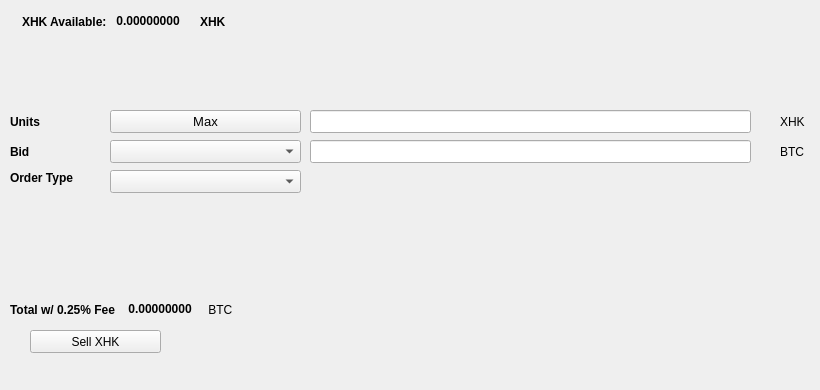
   <widget class="QWidget" name="SellTab">
    <attribute name="title">
     <string>Sell</string>
    </attribute>
    <widget class="QLabel" name="label_16">
     <property name="geometry">
      <rect>
       <x>780</x>
       <y>140</y>
       <width>31</width>
       <height>23</height>
      </rect>
     </property>
     <property name="text">
      <string>BTC</string>
     </property>
    </widget>
    <widget class="QComboBox" name="SellBidcomboBox">
     <property name="geometry">
      <rect>
       <x>110</x>
       <y>140</y>
       <width>191</width>
       <height>23</height>
      </rect>
     </property>
     <property name="font">
      <font>
       <pointsize>10</pointsize>
      </font>
     </property>
    </widget>
    <widget class="QLabel" name="label_18">
     <property name="geometry">
      <rect>
       <x>10</x>
       <y>110</y>
       <width>46</width>
       <height>23</height>
      </rect>
     </property>
     <property name="font">
      <font>
       <weight>75</weight>
       <bold>true</bold>
      </font>
     </property>
     <property name="text">
      <string>Units</string>
     </property>
    </widget>
    <widget class="QPushButton" name="Sell_Max_Amount">
     <property name="geometry">
      <rect>
       <x>110</x>
       <y>110</y>
       <width>191</width>
       <height>23</height>
      </rect>
     </property>
     <property name="font">
      <font>
       <pointsize>10</pointsize>
      </font>
     </property>
     <property name="text">
      <string>Max</string>
     </property>
    </widget>
    <widget class="QLabel" name="label_20">
     <property name="geometry">
      <rect>
       <x>10</x>
       <y>170</y>
       <width>91</width>
       <height>16</height>
      </rect>
     </property>
     <property name="font">
      <font>
       <weight>75</weight>
       <bold>true</bold>
      </font>
     </property>
     <property name="text">
      <string>Order Type</string>
     </property>
    </widget>
    <widget class="QComboBox" name="SellOrdertypeCombo">
     <property name="geometry">
      <rect>
       <x>110</x>
       <y>170</y>
       <width>191</width>
       <height>23</height>
      </rect>
     </property>
     <property name="font">
      <font>
       <pointsize>10</pointsize>
      </font>
     </property>
    </widget>
    <widget class="QLabel" name="label_21">
     <property name="geometry">
      <rect>
       <x>10</x>
       <y>140</y>
       <width>46</width>
       <height>23</height>
      </rect>
     </property>
     <property name="font">
      <font>
       <weight>75</weight>
       <bold>true</bold>
      </font>
     </property>
     <property name="text">
      <string>Bid</string>
     </property>
    </widget>
    <widget class="QLabel" name="label_22">
     <property name="geometry">
      <rect>
       <x>780</x>
       <y>110</y>
       <width>31</width>
       <height>23</height>
      </rect>
     </property>
     <property name="text">
      <string>XHK</string>
     </property>
    </widget>
    <widget class="QLineEdit" name="UnitsInputRUP">
     <property name="geometry">
      <rect>
       <x>310</x>
       <y>110</y>
       <width>441</width>
       <height>23</height>
      </rect>
     </property>
     <property name="font">
      <font>
       <pointsize>9</pointsize>
       <weight>75</weight>
       <bold>true</bold>
      </font>
     </property>
    </widget>
    <widget class="QLineEdit" name="SellBidPriceEdit">
     <property name="geometry">
      <rect>
       <x>310</x>
       <y>140</y>
       <width>441</width>
       <height>23</height>
      </rect>
     </property>
     <property name="font">
      <font>
       <pointsize>9</pointsize>
       <weight>75</weight>
       <bold>true</bold>
      </font>
     </property>
    </widget>
    <widget class="QPushButton" name="SellRUPBTN">
     <property name="geometry">
      <rect>
       <x>30</x>
       <y>330</y>
       <width>131</width>
       <height>23</height>
      </rect>
     </property>
     <property name="text">
      <string>Sell XHK</string>
     </property>
     <property name="icon">
      <iconset resource="../hostinkey">
       <normaloff>:/icons/bitcoin</normaloff>:/icons/bitcoin</iconset>
     </property>
    </widget>
    <widget class="QWidget" name="layoutWidget3">
     <property name="geometry">
      <rect>
       <x>22</x>
       <y>12</y>
       <width>258</width>
       <height>19</height>
      </rect>
     </property>
     <layout class="QHBoxLayout" name="horizontalLayout">
      <item>
       <widget class="QLabel" name="label232_2">
        <property name="font">
         <font>
          <weight>75</weight>
          <bold>true</bold>
         </font>
        </property>
        <property name="text">
         <string>XHK Available:</string>
        </property>
       </widget>
      </item>
      <item>
       <widget class="QLabel" name="XHKAvailableLabel">
        <property name="palette">
         <palette>
          <active>
           <colorrole role="WindowText">
            <brush brushstyle="SolidPattern">
             <color alpha="255">
              <red>0</red>
              <green>0</green>
              <blue>0</blue>
             </color>
            </brush>
           </colorrole>
           <colorrole role="Button">
            <brush brushstyle="SolidPattern">
             <color alpha="255">
              <red>0</red>
              <green>170</green>
              <blue>0</blue>
             </color>
            </brush>
           </colorrole>
           <colorrole role="Light">
            <brush brushstyle="SolidPattern">
             <color alpha="255">
              <red>0</red>
              <green>255</green>
              <blue>0</blue>
             </color>
            </brush>
           </colorrole>
           <colorrole role="Midlight">
            <brush brushstyle="SolidPattern">
             <color alpha="255">
              <red>0</red>
              <green>212</green>
              <blue>0</blue>
             </color>
            </brush>
           </colorrole>
           <colorrole role="Dark">
            <brush brushstyle="SolidPattern">
             <color alpha="255">
              <red>0</red>
              <green>85</green>
              <blue>0</blue>
             </color>
            </brush>
           </colorrole>
           <colorrole role="Mid">
            <brush brushstyle="SolidPattern">
             <color alpha="255">
              <red>0</red>
              <green>113</green>
              <blue>0</blue>
             </color>
            </brush>
           </colorrole>
           <colorrole role="Text">
            <brush brushstyle="SolidPattern">
             <color alpha="255">
              <red>0</red>
              <green>170</green>
              <blue>0</blue>
             </color>
            </brush>
           </colorrole>
           <colorrole role="BrightText">
            <brush brushstyle="SolidPattern">
             <color alpha="255">
              <red>255</red>
              <green>255</green>
              <blue>255</blue>
             </color>
            </brush>
           </colorrole>
           <colorrole role="ButtonText">
            <brush brushstyle="SolidPattern">
             <color alpha="255">
              <red>0</red>
              <green>0</green>
              <blue>0</blue>
             </color>
            </brush>
           </colorrole>
           <colorrole role="Base">
            <brush brushstyle="SolidPattern">
             <color alpha="255">
              <red>255</red>
              <green>255</green>
              <blue>255</blue>
             </color>
            </brush>
           </colorrole>
           <colorrole role="Window">
            <brush brushstyle="SolidPattern">
             <color alpha="255">
              <red>0</red>
              <green>170</green>
              <blue>0</blue>
             </color>
            </brush>
           </colorrole>
           <colorrole role="Shadow">
            <brush brushstyle="SolidPattern">
             <color alpha="255">
              <red>0</red>
              <green>0</green>
              <blue>0</blue>
             </color>
            </brush>
           </colorrole>
           <colorrole role="AlternateBase">
            <brush brushstyle="SolidPattern">
             <color alpha="255">
              <red>127</red>
              <green>212</green>
              <blue>127</blue>
             </color>
            </brush>
           </colorrole>
           <colorrole role="ToolTipBase">
            <brush brushstyle="SolidPattern">
             <color alpha="255">
              <red>255</red>
              <green>255</green>
              <blue>220</blue>
             </color>
            </brush>
           </colorrole>
           <colorrole role="ToolTipText">
            <brush brushstyle="SolidPattern">
             <color alpha="255">
              <red>0</red>
              <green>0</green>
              <blue>0</blue>
             </color>
            </brush>
           </colorrole>
          </active>
          <inactive>
           <colorrole role="WindowText">
            <brush brushstyle="SolidPattern">
             <color alpha="255">
              <red>0</red>
              <green>0</green>
              <blue>0</blue>
             </color>
            </brush>
           </colorrole>
           <colorrole role="Button">
            <brush brushstyle="SolidPattern">
             <color alpha="255">
              <red>0</red>
              <green>170</green>
              <blue>0</blue>
             </color>
            </brush>
           </colorrole>
           <colorrole role="Light">
            <brush brushstyle="SolidPattern">
             <color alpha="255">
              <red>0</red>
              <green>255</green>
              <blue>0</blue>
             </color>
            </brush>
           </colorrole>
           <colorrole role="Midlight">
            <brush brushstyle="SolidPattern">
             <color alpha="255">
              <red>0</red>
              <green>212</green>
              <blue>0</blue>
             </color>
            </brush>
           </colorrole>
           <colorrole role="Dark">
            <brush brushstyle="SolidPattern">
             <color alpha="255">
              <red>0</red>
              <green>85</green>
              <blue>0</blue>
             </color>
            </brush>
           </colorrole>
           <colorrole role="Mid">
            <brush brushstyle="SolidPattern">
             <color alpha="255">
              <red>0</red>
              <green>113</green>
              <blue>0</blue>
             </color>
            </brush>
           </colorrole>
           <colorrole role="Text">
            <brush brushstyle="SolidPattern">
             <color alpha="255">
              <red>0</red>
              <green>170</green>
              <blue>0</blue>
             </color>
            </brush>
           </colorrole>
           <colorrole role="BrightText">
            <brush brushstyle="SolidPattern">
             <color alpha="255">
              <red>255</red>
              <green>255</green>
              <blue>255</blue>
             </color>
            </brush>
           </colorrole>
           <colorrole role="ButtonText">
            <brush brushstyle="SolidPattern">
             <color alpha="255">
              <red>0</red>
              <green>0</green>
              <blue>0</blue>
             </color>
            </brush>
           </colorrole>
           <colorrole role="Base">
            <brush brushstyle="SolidPattern">
             <color alpha="255">
              <red>255</red>
              <green>255</green>
              <blue>255</blue>
             </color>
            </brush>
           </colorrole>
           <colorrole role="Window">
            <brush brushstyle="SolidPattern">
             <color alpha="255">
              <red>0</red>
              <green>170</green>
              <blue>0</blue>
             </color>
            </brush>
           </colorrole>
           <colorrole role="Shadow">
            <brush brushstyle="SolidPattern">
             <color alpha="255">
              <red>0</red>
              <green>0</green>
              <blue>0</blue>
             </color>
            </brush>
           </colorrole>
           <colorrole role="AlternateBase">
            <brush brushstyle="SolidPattern">
             <color alpha="255">
              <red>127</red>
              <green>212</green>
              <blue>127</blue>
             </color>
            </brush>
           </colorrole>
           <colorrole role="ToolTipBase">
            <brush brushstyle="SolidPattern">
             <color alpha="255">
              <red>255</red>
              <green>255</green>
              <blue>220</blue>
             </color>
            </brush>
           </colorrole>
           <colorrole role="ToolTipText">
            <brush brushstyle="SolidPattern">
             <color alpha="255">
              <red>0</red>
              <green>0</green>
              <blue>0</blue>
             </color>
            </brush>
           </colorrole>
          </inactive>
          <disabled>
           <colorrole role="WindowText">
            <brush brushstyle="SolidPattern">
             <color alpha="255">
              <red>0</red>
              <green>85</green>
              <blue>0</blue>
             </color>
            </brush>
           </colorrole>
           <colorrole role="Button">
            <brush brushstyle="SolidPattern">
             <color alpha="255">
              <red>0</red>
              <green>170</green>
              <blue>0</blue>
             </color>
            </brush>
           </colorrole>
           <colorrole role="Light">
            <brush brushstyle="SolidPattern">
             <color alpha="255">
              <red>0</red>
              <green>255</green>
              <blue>0</blue>
             </color>
            </brush>
           </colorrole>
           <colorrole role="Midlight">
            <brush brushstyle="SolidPattern">
             <color alpha="255">
              <red>0</red>
              <green>212</green>
              <blue>0</blue>
             </color>
            </brush>
           </colorrole>
           <colorrole role="Dark">
            <brush brushstyle="SolidPattern">
             <color alpha="255">
              <red>0</red>
              <green>85</green>
              <blue>0</blue>
             </color>
            </brush>
           </colorrole>
           <colorrole role="Mid">
            <brush brushstyle="SolidPattern">
             <color alpha="255">
              <red>0</red>
              <green>113</green>
              <blue>0</blue>
             </color>
            </brush>
           </colorrole>
           <colorrole role="Text">
            <brush brushstyle="SolidPattern">
             <color alpha="255">
              <red>0</red>
              <green>85</green>
              <blue>0</blue>
             </color>
            </brush>
           </colorrole>
           <colorrole role="BrightText">
            <brush brushstyle="SolidPattern">
             <color alpha="255">
              <red>255</red>
              <green>255</green>
              <blue>255</blue>
             </color>
            </brush>
           </colorrole>
           <colorrole role="ButtonText">
            <brush brushstyle="SolidPattern">
             <color alpha="255">
              <red>0</red>
              <green>85</green>
              <blue>0</blue>
             </color>
            </brush>
           </colorrole>
           <colorrole role="Base">
            <brush brushstyle="SolidPattern">
             <color alpha="255">
              <red>0</red>
              <green>170</green>
              <blue>0</blue>
             </color>
            </brush>
           </colorrole>
           <colorrole role="Window">
            <brush brushstyle="SolidPattern">
             <color alpha="255">
              <red>0</red>
              <green>170</green>
              <blue>0</blue>
             </color>
            </brush>
           </colorrole>
           <colorrole role="Shadow">
            <brush brushstyle="SolidPattern">
             <color alpha="255">
              <red>0</red>
              <green>0</green>
              <blue>0</blue>
             </color>
            </brush>
           </colorrole>
           <colorrole role="AlternateBase">
            <brush brushstyle="SolidPattern">
             <color alpha="255">
              <red>0</red>
              <green>170</green>
              <blue>0</blue>
             </color>
            </brush>
           </colorrole>
           <colorrole role="ToolTipBase">
            <brush brushstyle="SolidPattern">
             <color alpha="255">
              <red>255</red>
              <green>255</green>
              <blue>220</blue>
             </color>
            </brush>
           </colorrole>
           <colorrole role="ToolTipText">
            <brush brushstyle="SolidPattern">
             <color alpha="255">
              <red>0</red>
              <green>0</green>
              <blue>0</blue>
             </color>
            </brush>
           </colorrole>
          </disabled>
         </palette>
        </property>
        <property name="font">
         <font>
          <weight>75</weight>
          <bold>true</bold>
         </font>
        </property>
        <property name="text">
         <string> 0.00000000 </string>
        </property>
        <property name="textInteractionFlags">
         <set>Qt::LinksAccessibleByMouse|Qt::TextSelectableByKeyboard|Qt::TextSelectableByMouse</set>
        </property>
       </widget>
      </item>
      <item>
       <widget class="QLabel" name="labelXHK">
        <property name="font">
         <font>
          <weight>75</weight>
          <bold>true</bold>
         </font>
        </property>
        <property name="text">
         <string>XHK</string>
        </property>
       </widget>
      </item>
     </layout>
    </widget>
    <widget class="QWidget" name="layoutWidget">
     <property name="geometry">
      <rect>
       <x>10</x>
       <y>300</y>
       <width>268</width>
       <height>19</height>
      </rect>
     </property>
     <layout class="QHBoxLayout" name="horizontalLayout_2">
      <item>
       <widget class="QLabel" name="label_19">
        <property name="font">
         <font>
          <weight>75</weight>
          <bold>true</bold>
         </font>
        </property>
        <property name="text">
         <string>Total w/ 0.25% Fee </string>
        </property>
       </widget>
      </item>
      <item>
       <widget class="QLabel" name="SellCostLabel">
        <property name="palette">
         <palette>
          <active>
           <colorrole role="WindowText">
            <brush brushstyle="SolidPattern">
             <color alpha="255">
              <red>0</red>
              <green>0</green>
              <blue>0</blue>
             </color>
            </brush>
           </colorrole>
           <colorrole role="Button">
            <brush brushstyle="SolidPattern">
             <color alpha="255">
              <red>0</red>
              <green>170</green>
              <blue>0</blue>
             </color>
            </brush>
           </colorrole>
           <colorrole role="Light">
            <brush brushstyle="SolidPattern">
             <color alpha="255">
              <red>0</red>
              <green>255</green>
              <blue>0</blue>
             </color>
            </brush>
           </colorrole>
           <colorrole role="Midlight">
            <brush brushstyle="SolidPattern">
             <color alpha="255">
              <red>0</red>
              <green>212</green>
              <blue>0</blue>
             </color>
            </brush>
           </colorrole>
           <colorrole role="Dark">
            <brush brushstyle="SolidPattern">
             <color alpha="255">
              <red>0</red>
              <green>85</green>
              <blue>0</blue>
             </color>
            </brush>
           </colorrole>
           <colorrole role="Mid">
            <brush brushstyle="SolidPattern">
             <color alpha="255">
              <red>0</red>
              <green>113</green>
              <blue>0</blue>
             </color>
            </brush>
           </colorrole>
           <colorrole role="Text">
            <brush brushstyle="SolidPattern">
             <color alpha="255">
              <red>0</red>
              <green>170</green>
              <blue>0</blue>
             </color>
            </brush>
           </colorrole>
           <colorrole role="BrightText">
            <brush brushstyle="SolidPattern">
             <color alpha="255">
              <red>255</red>
              <green>255</green>
              <blue>255</blue>
             </color>
            </brush>
           </colorrole>
           <colorrole role="ButtonText">
            <brush brushstyle="SolidPattern">
             <color alpha="255">
              <red>0</red>
              <green>0</green>
              <blue>0</blue>
             </color>
            </brush>
           </colorrole>
           <colorrole role="Base">
            <brush brushstyle="SolidPattern">
             <color alpha="255">
              <red>255</red>
              <green>255</green>
              <blue>255</blue>
             </color>
            </brush>
           </colorrole>
           <colorrole role="Window">
            <brush brushstyle="SolidPattern">
             <color alpha="255">
              <red>0</red>
              <green>170</green>
              <blue>0</blue>
             </color>
            </brush>
           </colorrole>
           <colorrole role="Shadow">
            <brush brushstyle="SolidPattern">
             <color alpha="255">
              <red>0</red>
              <green>0</green>
              <blue>0</blue>
             </color>
            </brush>
           </colorrole>
           <colorrole role="AlternateBase">
            <brush brushstyle="SolidPattern">
             <color alpha="255">
              <red>127</red>
              <green>212</green>
              <blue>127</blue>
             </color>
            </brush>
           </colorrole>
           <colorrole role="ToolTipBase">
            <brush brushstyle="SolidPattern">
             <color alpha="255">
              <red>255</red>
              <green>255</green>
              <blue>220</blue>
             </color>
            </brush>
           </colorrole>
           <colorrole role="ToolTipText">
            <brush brushstyle="SolidPattern">
             <color alpha="255">
              <red>0</red>
              <green>0</green>
              <blue>0</blue>
             </color>
            </brush>
           </colorrole>
          </active>
          <inactive>
           <colorrole role="WindowText">
            <brush brushstyle="SolidPattern">
             <color alpha="255">
              <red>0</red>
              <green>0</green>
              <blue>0</blue>
             </color>
            </brush>
           </colorrole>
           <colorrole role="Button">
            <brush brushstyle="SolidPattern">
             <color alpha="255">
              <red>0</red>
              <green>170</green>
              <blue>0</blue>
             </color>
            </brush>
           </colorrole>
           <colorrole role="Light">
            <brush brushstyle="SolidPattern">
             <color alpha="255">
              <red>0</red>
              <green>255</green>
              <blue>0</blue>
             </color>
            </brush>
           </colorrole>
           <colorrole role="Midlight">
            <brush brushstyle="SolidPattern">
             <color alpha="255">
              <red>0</red>
              <green>212</green>
              <blue>0</blue>
             </color>
            </brush>
           </colorrole>
           <colorrole role="Dark">
            <brush brushstyle="SolidPattern">
             <color alpha="255">
              <red>0</red>
              <green>85</green>
              <blue>0</blue>
             </color>
            </brush>
           </colorrole>
           <colorrole role="Mid">
            <brush brushstyle="SolidPattern">
             <color alpha="255">
              <red>0</red>
              <green>113</green>
              <blue>0</blue>
             </color>
            </brush>
           </colorrole>
           <colorrole role="Text">
            <brush brushstyle="SolidPattern">
             <color alpha="255">
              <red>0</red>
              <green>170</green>
              <blue>0</blue>
             </color>
            </brush>
           </colorrole>
           <colorrole role="BrightText">
            <brush brushstyle="SolidPattern">
             <color alpha="255">
              <red>255</red>
              <green>255</green>
              <blue>255</blue>
             </color>
            </brush>
           </colorrole>
           <colorrole role="ButtonText">
            <brush brushstyle="SolidPattern">
             <color alpha="255">
              <red>0</red>
              <green>0</green>
              <blue>0</blue>
             </color>
            </brush>
           </colorrole>
           <colorrole role="Base">
            <brush brushstyle="SolidPattern">
             <color alpha="255">
              <red>255</red>
              <green>255</green>
              <blue>255</blue>
             </color>
            </brush>
           </colorrole>
           <colorrole role="Window">
            <brush brushstyle="SolidPattern">
             <color alpha="255">
              <red>0</red>
              <green>170</green>
              <blue>0</blue>
             </color>
            </brush>
           </colorrole>
           <colorrole role="Shadow">
            <brush brushstyle="SolidPattern">
             <color alpha="255">
              <red>0</red>
              <green>0</green>
              <blue>0</blue>
             </color>
            </brush>
           </colorrole>
           <colorrole role="AlternateBase">
            <brush brushstyle="SolidPattern">
             <color alpha="255">
              <red>127</red>
              <green>212</green>
              <blue>127</blue>
             </color>
            </brush>
           </colorrole>
           <colorrole role="ToolTipBase">
            <brush brushstyle="SolidPattern">
             <color alpha="255">
              <red>255</red>
              <green>255</green>
              <blue>220</blue>
             </color>
            </brush>
           </colorrole>
           <colorrole role="ToolTipText">
            <brush brushstyle="SolidPattern">
             <color alpha="255">
              <red>0</red>
              <green>0</green>
              <blue>0</blue>
             </color>
            </brush>
           </colorrole>
          </inactive>
          <disabled>
           <colorrole role="WindowText">
            <brush brushstyle="SolidPattern">
             <color alpha="255">
              <red>0</red>
              <green>85</green>
              <blue>0</blue>
             </color>
            </brush>
           </colorrole>
           <colorrole role="Button">
            <brush brushstyle="SolidPattern">
             <color alpha="255">
              <red>0</red>
              <green>170</green>
              <blue>0</blue>
             </color>
            </brush>
           </colorrole>
           <colorrole role="Light">
            <brush brushstyle="SolidPattern">
             <color alpha="255">
              <red>0</red>
              <green>255</green>
              <blue>0</blue>
             </color>
            </brush>
           </colorrole>
           <colorrole role="Midlight">
            <brush brushstyle="SolidPattern">
             <color alpha="255">
              <red>0</red>
              <green>212</green>
              <blue>0</blue>
             </color>
            </brush>
           </colorrole>
           <colorrole role="Dark">
            <brush brushstyle="SolidPattern">
             <color alpha="255">
              <red>0</red>
              <green>85</green>
              <blue>0</blue>
             </color>
            </brush>
           </colorrole>
           <colorrole role="Mid">
            <brush brushstyle="SolidPattern">
             <color alpha="255">
              <red>0</red>
              <green>113</green>
              <blue>0</blue>
             </color>
            </brush>
           </colorrole>
           <colorrole role="Text">
            <brush brushstyle="SolidPattern">
             <color alpha="255">
              <red>0</red>
              <green>85</green>
              <blue>0</blue>
             </color>
            </brush>
           </colorrole>
           <colorrole role="BrightText">
            <brush brushstyle="SolidPattern">
             <color alpha="255">
              <red>255</red>
              <green>255</green>
              <blue>255</blue>
             </color>
            </brush>
           </colorrole>
           <colorrole role="ButtonText">
            <brush brushstyle="SolidPattern">
             <color alpha="255">
              <red>0</red>
              <green>85</green>
              <blue>0</blue>
             </color>
            </brush>
           </colorrole>
           <colorrole role="Base">
            <brush brushstyle="SolidPattern">
             <color alpha="255">
              <red>0</red>
              <green>170</green>
              <blue>0</blue>
             </color>
            </brush>
           </colorrole>
           <colorrole role="Window">
            <brush brushstyle="SolidPattern">
             <color alpha="255">
              <red>0</red>
              <green>170</green>
              <blue>0</blue>
             </color>
            </brush>
           </colorrole>
           <colorrole role="Shadow">
            <brush brushstyle="SolidPattern">
             <color alpha="255">
              <red>0</red>
              <green>0</green>
              <blue>0</blue>
             </color>
            </brush>
           </colorrole>
           <colorrole role="AlternateBase">
            <brush brushstyle="SolidPattern">
             <color alpha="255">
              <red>0</red>
              <green>170</green>
              <blue>0</blue>
             </color>
            </brush>
           </colorrole>
           <colorrole role="ToolTipBase">
            <brush brushstyle="SolidPattern">
             <color alpha="255">
              <red>255</red>
              <green>255</green>
              <blue>220</blue>
             </color>
            </brush>
           </colorrole>
           <colorrole role="ToolTipText">
            <brush brushstyle="SolidPattern">
             <color alpha="255">
              <red>0</red>
              <green>0</green>
              <blue>0</blue>
             </color>
            </brush>
           </colorrole>
          </disabled>
         </palette>
        </property>
        <property name="font">
         <font>
          <weight>75</weight>
          <bold>true</bold>
         </font>
        </property>
        <property name="autoFillBackground">
         <bool>false</bool>
        </property>
        <property name="text">
         <string> 0.00000000</string>
        </property>
        <property name="textInteractionFlags">
         <set>Qt::LinksAccessibleByMouse|Qt::TextSelectableByMouse</set>
        </property>
       </widget>
      </item>
      <item>
       <widget class="QLabel" name="label_17">
        <property name="font">
         <font>
          <weight>50</weight>
          <bold>false</bold>
         </font>
        </property>
        <property name="text">
         <string> BTC</string>
        </property>
       </widget>
      </item>
     </layout>
    </widget>
    <widget class="QLabel" name="label_23">
     <property name="geometry">
      <rect>
       <x>460</x>
       <y>300</y>
       <width>281</width>
       <height>81</height>
      </rect>
     </property>
     <property name="text">
      <string/>
     </property>
     <property name="pixmap">
      <pixmap>:/images/bittrex</pixmap>
     </property>
    </widget>
   </widget>
